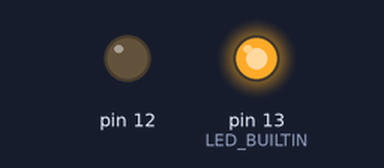
The sketch below on a simulated Arduino Uno, built with avr-gcc and run on an emulated ATmega328P. Parts: output pins drawn as LEDs (lit = HIGH).

Above: at 1.0 s.
At 2.2 s:
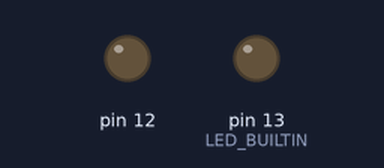
At 3.5 s:
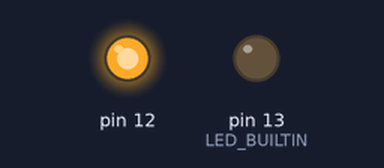
Timing chart, 0 to 6.5 s (numbered marks = the images above):
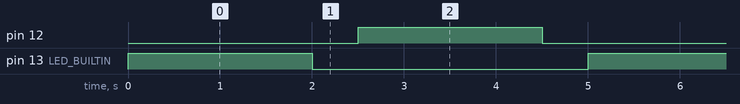

Measured:
- by itself, pin 12, pin 13 (LED_BUILTIN): alternates HIGH for 2.0 s and LOW for 3.0 s
- by itself, everything shown: repeats every 5.0 s, in 4 steps

The sketch:

Arduino_Code.ino
```cpp
// C++ code
void setup(){
  pinMode(LED_BUILTIN, OUTPUT);
  pinMode(12, OUTPUT);
}
void loop(){
  digitalWrite(LED_BUILTIN, HIGH);
  delay(2000); // Wait for 2000 millisecond(s)
  digitalWrite(LED_BUILTIN, LOW);
  delay(500); // Wait for 500 millisecond(s)
  digitalWrite(12, HIGH);
  delay(2000); // Wait for 1000 millisecond(s)
  digitalWrite(12, LOW);
  delay(500); // Wait for 500 millisecond(s)
}
```
